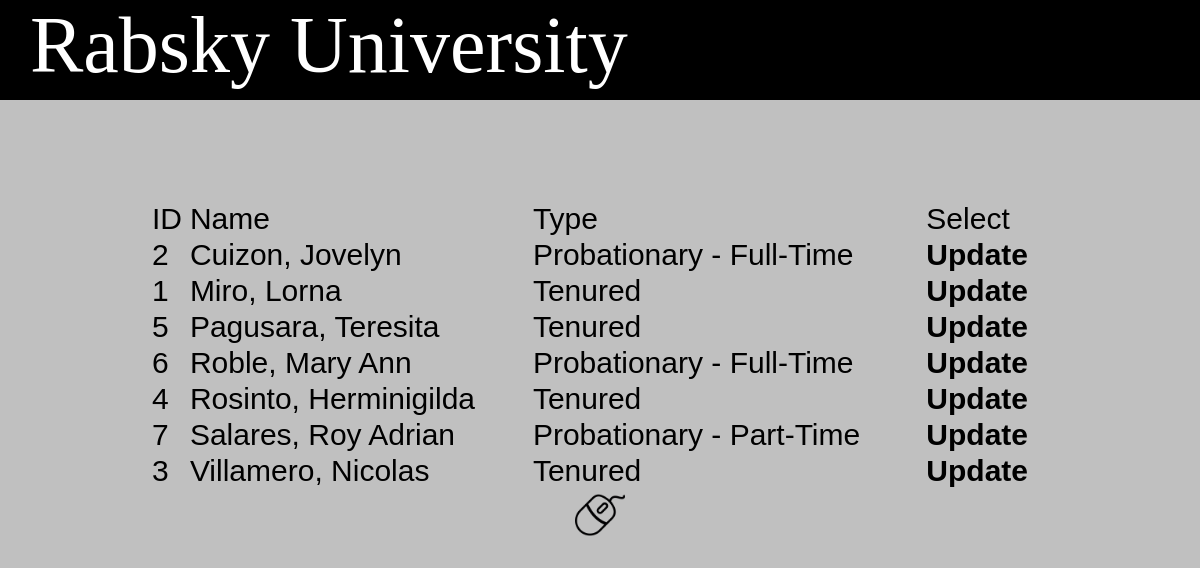
The app's page /teachers/teacherUpdateList.php with its own data.
### tables this page shows
CREATE TABLE `teachers` (
  `teacherid` varchar(10) NOT NULL,
  `teacherfname` varchar(45) NOT NULL,
  `teachermname` varchar(45) DEFAULT NULL,
  `teacherlname` varchar(45) NOT NULL,
  `teachertype` int(3) NOT NULL,
  `teachertitle` varchar(20) DEFAULT NULL,
  PRIMARY KEY (`teacherid`)
);

CREATE TABLE `teachertypes` (
  `typeid` int(3) NOT NULL,
  `typedescription` varchar(100) NOT NULL,
  PRIMARY KEY (`typeid`)
);

### init.php (called while the page is built, shortened)
<?php
    if(!function_exists('classAutoLoader')){
        function classAutoLoader($class){
            $class=ucfirst($class);
            $classFile=$_SERVER['DOCUMENT_ROOT'].'/classes/'.$class.'.php';
        }
    }

### classes/Teacher.php (called while the page is built, shortened)
<?php
class Teacher {
	private $db;
    private $table = "teachers";
    private $facultyTypesTable = "teachertypes";
     public function __construct(PDOdb $db){
            $this->db = $db;
     }
     public function showAllTeachers(){
           $sql = "SELECT * FROM ".$this->table.
           " LEFT JOIN ".$this->facultyTypesTable." ON ".$this->table.
           ".teachertype = ".$this->facultyTypesTable.
           ".typeid ORDER BY ".$this->table.
           ".teacherlname ASC;";
           $statement = $this->db->getDB()->prepare($sql);
           $statement->execute();
           $result = $statement->fetchAll(PDO::FETCH_ASSOC);
           return $result;
     }
}

### classes/PDOdb.php (called while the page is built, shortened)
<?php
class PDOdb implements ICRUD {
    private $dbh;
  	public function __construct($dsn, $user, $password){
  	    try{
             $this->dbh = new PDO($dsn,$user,$password);
	    }
	    catch(PDOException $e)
	    {
             echo "Failed to connect. ".$e->getMessage();
	    }
	}
	public function getDB(){
		return $this->dbh;
	}
}

### teachers/teacherUpdateList.php (the view, shortened to what this page needs)
<?php
    require_once('../init.php');
	$teacher = new Teacher(new PDOdb("mysql:host=localhost;dbname=usjr","root",""));
	$results = $teacher->showAllTeachers();
?>
<!DOCTYPE html>
<html lang="en">
   <head>
      <link rel="stylesheet" type="text/css" href="../css/ustyles.css">
   </head>
   <body>
      <header class="mainheader">
         <section class="lefthead">
             <span class="headtext">Rabsky University</span>
         </section>
         <section class="righthead">
         </section>
      </header>
     <?php
        if($results){
     ?>
 	      <table name="studlisting" class="studlist">
 	         <tr>
 	         	<td>ID</td>
 	         	<td>Name</td>
 	         	<td>Type</td>
 	         	<td>Select</td>
 	         </tr>
	      <?php
	         foreach($results as $result){
	      ?>
	         <tr class="listdetails">
	            <td><?php echo $result['teacherid'] ?></td>
	            <td><?php echo $result['teacherlname'],', ',$result['teacherfname'] ?></td>
	            <td><?php echo $result['typedescription'] ?></td>
	            <td><a class="listlink" href="teacherSearch.php?mode=1&tchid=<?php echo $result['teacherid'] ?>">Update</a></td>
	         </tr>
	      <?php
	         }
	      ?>
	         <tr>
                <td colspan="4">
                   <a class="backlink" href="teachermain.php" title="Go Back">
			         <img class="goback" src="../images/computer-mouse.png" title="Go Back" height="50" width="50">
			       </a>
                </td>
	         </tr>
	      </table>
	 <?php
       }
	 ?>
   </body>
</html>

### css/ustyles.css (style rules this page uses)
* { margin:0px; padding:0px; }
body { font-family:arial,verdana,sans-serif; background-color: #c0c0c0; font-size:23px; }
.mainheader { margin: 0; background-color: #000; height: 100px; }
.lefthead { float:left; height:100px; width:920px; }
.headtext { font-family: "Comic sans"; padding-left: 30px; font-size: 80px; color: #fff; }
.righthead { float:left; height:100px; width:400px; }
.studlist { margin: 25px auto; width:900px; font-size:30px; }
td .backlink { display:block; width:100%; text-align: center; }
.listlink { text-decoration: none; color:#000; font-weight: bold; }

### records on screen
teachers: teacherid "2", teacherlname "Cuizon", teacherfname "Jovelyn", teachertypes.typedescription "Probationary - Full-Time"
teachers: teacherid "1", teacherlname "Miro", teacherfname "Lorna", teachertypes.typedescription "Tenured"
teachers: teacherid "5", teacherlname "Pagusara", teacherfname "Teresita", teachertypes.typedescription "Tenured"
teachers: teacherid "6", teacherlname "Roble", teacherfname "Mary Ann", teachertypes.typedescription "Probationary - Full-Time"
teachers: teacherid "4", teacherlname "Rosinto", teacherfname "Herminigilda", teachertypes.typedescription "Tenured"
teachers: teacherid "7", teacherlname "Salares", teacherfname "Roy Adrian", teachertypes.typedescription "Probationary - Part-Time"
teachers: teacherid "3", teacherlname "Villamero", teacherfname "Nicolas", teachertypes.typedescription "Tenured"
